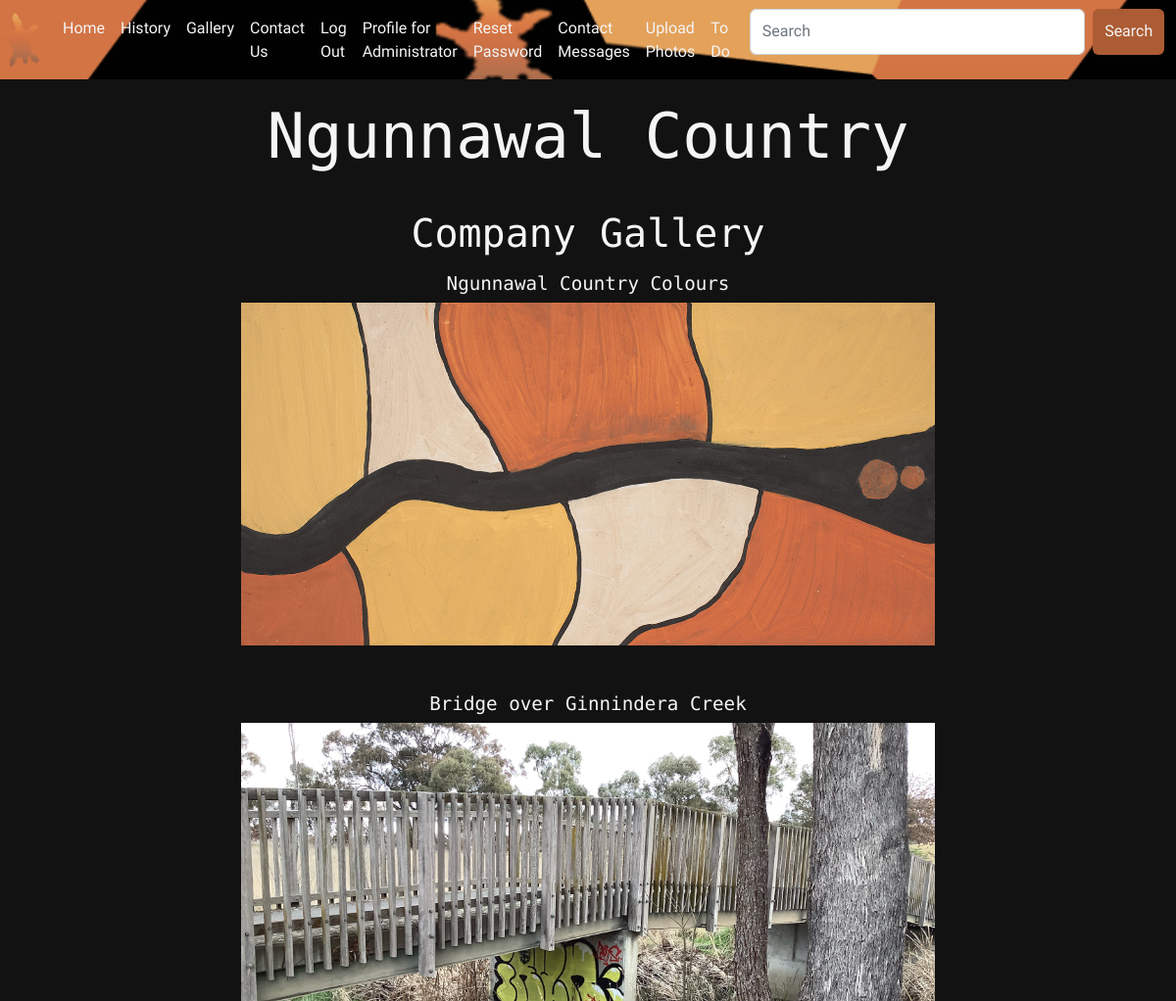
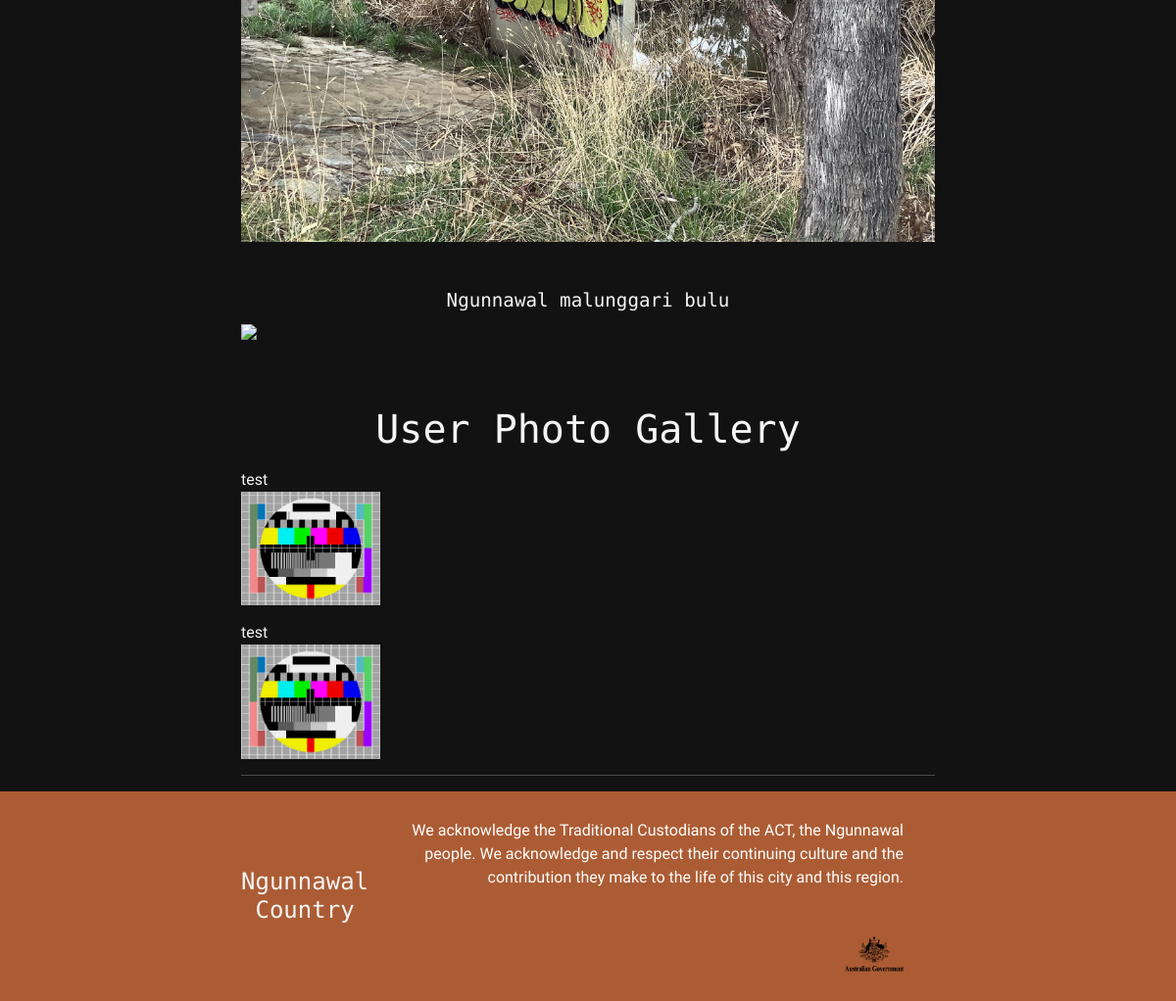
Page /gallery (signed in) on the committed database (2 pictures, top to bottom).
### models.py (models this page shows, shortened)
class User(UserMixin, db.Model):
    id = db.Column(db.Integer, primary_key=True)
    email_address = db.Column(db.String(255), unique=True)
    name = db.Column(db.String(255))
    password_hash = db.Column(db.String(255))
    user_level = db.Column(db.Integer)
    def is_admin(self):
        if self.user_level == 2:
            return True
        else:
            return False

class Photos(db.Model):
    photoid = db.Column(db.Integer, primary_key=True)
    title = db.Column(db.String(255))
    filename = db.Column(db.String(255))
    userid = db.Column(db.Integer)
    dateSubmitted = db.Column(db.DateTime)

### app.py (the view)
@app.route('/gallery', methods=['GET', 'POST'])
def gallery():
    if current_user.is_anonymous:
        return render_template("galleryanonymous.html", title="Ngunnawal Country | Gallery", user=current_user)
    else:
        user_images = Photos.query.filter_by(userid=current_user.id).all()
    return render_template("gallery.html", title="Ngunnawal Country | Gallery", user=current_user, images=user_images)

### models.py (called while the page is built)
@login.user_loader
def load_user(id):
    return User.query.get(int(id))

### templates/gallery.html
{% extends 'template.html' %}
{% block cellContent1 %}
    <h2 class="section-header">Company Gallery</h2>
{% endblock %}
{% block cellContent2 %}
        <p>
        <div class="slideshow-container">
        <div class="mySlides">
            <div class="text"><h3 class="section-header" style="font-size: 1.2rem">Ngunnawal Country Colours</h3>
            <img src="/static/Images/Content/ngunnawal-country-colours.png" style="width:100%">
        </div>
        <br>
        <br>
        <div class="mySlides">
            <div class="text"><h3 class="section-header" style="font-size: 1.2rem">Bridge over Ginnindera Creek</h3></div>
            <img src="/static/Images/Content/ngunnawal-spelio.png" style="width:100%">
        </div>
        <br>
        <br>
        <div class="mySlides">
            <div class="text"><h3 class="section-header" style="font-size: 1.2rem">Ngunnawal malunggari bulu</h3></div>
            <img src="/static/Images/Content/ngunnawal-pierre-pouliquin.jpg" style="width:100%">
        </div>
        <br>
        <br>
        </p>
        <p>
        <h3 class="section-header">User Photo Gallery</h3>
        </p>
        {% for image in images %}
            <p>
                {{ image.title }}
                <br>
                <img src="/static/Images/UserImages/{{ image.filename }}" width="20%">
            </p>
        {% endfor %}
{% endblock %}

### templates/template.html (shortened to what this page needs)
<!DOCTYPE html>
<head>
    <link rel="stylesheet" href="https://cdn.jsdelivr.net/npm/bootstrap@4.0.0/dist/css/bootstrap.min.css"
/>
    <link rel="stylesheet" href="/static/css/bootstrap.css"
/>
    <link rel="stylesheet" href="/static/styles.css"/>
</head>
<body>
<header>
    <nav
            class="navbar navbar-dark bg-dark navbar-expand-lg"
            style="background-image: url(/static/Images/Requisites/Ngunnawal-country-banner.png);
    background-size: 1000px 150px;
    background-position: right;
    background-repeat: repeat;"
            role="navigation">
        <img
                class="navbar-brand"
                src="/static/Images/Requisites/Ngunnawal-logo.png"
                width="40px"
                height="65px" href="#"></a>
        <div class="collapse navbar-collapse" id="navbarNavAltMarkup">
            <div class="navbar-nav">
                    <a class="nav-item nav-link active"
                       style="color: whitesmoke;"
                       href="/">Home
                       <span class="sr-only">(current)</span></a>
                    <a class="nav-item nav-link"
                       style="color: whitesmoke;"
                       href="/history">History</a>
                    <a class="nav-item nav-link"
                       style="color: whitesmoke;"
                       href="/gallery">Gallery</a>
                    <a class="nav-item nav-link"
                       style="color: whitesmoke;"
                       href="/contact">Contact Us</a>
                {% if user.is_anonymous %}
                    <a class="nav-item nav-link"
                       style="color: whitesmoke;"
                       href="/register">User Registration</a>
                    <a class="nav-item nav-link"
                       style="color: whitesmoke;"
                       href="/login">Login</a>
                {% elif current_user.is_admin() %}
                    <a class="nav-item nav-link"
                       style="color: whitesmoke;"
                       href="/logout">Log Out</a>
                    <a class="nav-item nav-link" style="color: whitesmoke;"
                       href="/profile">Profile for {{ user.name }}</a>
                    <a class="nav-item nav-link"
                       style="color: whitesmoke;"
                       href="/passwordreset">Reset Password</a>
                    <a class="nav-item nav-link"
                       style="color: whitesmoke;"
                       href="/contactmessages">Contact Messages</a>
                    <a class="nav-item nav-link"
                       style="color: whitesmoke;"
                       href="/uploadphotos">Upload Photos</a>
                    <a class="nav-item nav-link"
                       style="color: whitesmoke;"
                       href="/todo">To Do</a>
                {% endif %}
                <div class="search-box container-fluid">
                    <form class="d-flex" role="search">
                        <input class="search-box-text form-control me-2" type="search" placeholder="Search"
                               aria-label="Search">
                        <button class="btn" type="submit">Search</button>
                    </form>
                </div>
            </div>
        </div>
    </nav>
    <h1
            class="company-name company-name-large"
            style="padding-top: 20px; padding-bottom: 20px;">Ngunnawal Country</h1>
</header>
<section class="content-section container">
    <p>
        {% block cellContent1 %} {% endblock %}
    </p>
    <p>
        {% block cellContent2 %} {% endblock %}
    </p>
    <hr/>
</section>
<footer class="main-footer">
    <div class="container main-footer-container">
        <h3 style="font-size: 1.5em;" class="company-name">Ngunnawal Country</h3>
        <ul class="nav footer-nav">
            <li>
                <a>
                    We acknowledge the Traditional Custodians of the ACT, the Ngunnawal
                    people. We acknowledge and respect their continuing culture and the
                    contribution they make to the life of this city and this region.
                </a>
            </li>
            <li style="width: 100%;">
                <a href="https://www.act.gov.au/ngunnawal-country"
                   style="background-size:contain">
                    <img src="/static/Images/Footer/government-icon.png"/>
                </a>
            </li>
        </ul>
    </div>
</footer>
</body>
</html>

### static/styles.css (style rules this page uses)
* { box sizing: border-box; font-family: 'Urbanist', sans-serif; }
html, body { margin: 0; padding: 0; }
.nav li { display: inline; }
.nav a { display: inline-block; padding: 1.5em; color: white; text-decoration: none; }
.company-name { text-align: center; color: whitesmoke; font-family: 'Azeret Mono', monospace; margin: 0; font-size: 3em; }
.company-name-large { font-size: 4em; }
.content-section { margin: 1em; }
.container { max-width: 900px; margin: 0 auto; padding: 0 6em; }
.section-header { font-family: 'Azeret Mono', monospace; color: whitesmoke; text-decoration: none; text-align: center; font-size: 2.5em; }
.main-footer { background-color: #ac5c34; color: White; padding: .25em 0; }
.main-footer-container { display: flex; align-items: center; }
.main-footer-container ul { flex-grow: 1; text-align: right; }
.footer-nav li { padding: 0 .5em; }
.footer-nav img { width: 60px; height: 38px; }
.btn { color: whitesmoke; background-color: #ac5c34; text-align: center; vertical-align: middle; padding: .67em; cursor: pointer; }
body { background-color: #121212; color: whitesmoke; }
.search-box-text { color: whitesmoke; }

### rows in the picture
User: name "Administrator"
Photos: title "test", filename (picture)
Photos: title "test", filename (picture)
